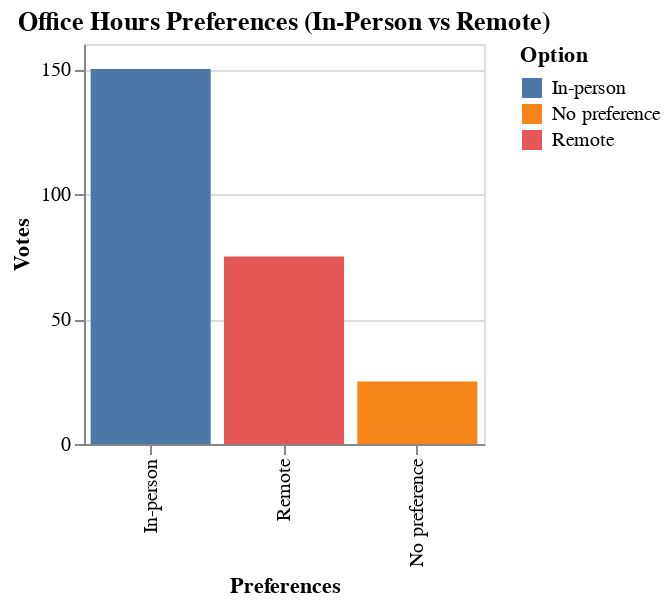

The notebook cell this image was saved under:
### Markdown cell above
### 4.3 Change bar order (sort by vote count)

### Code cell
alt.Chart(df).mark_bar().encode(
    x=alt.X(
        "Option:N",
        title="Preferences",
        sort=alt.EncodingSortField(
            field='Votes',
            order='descending'
        )
    ),
    y=alt.Y('Votes:Q'),
    color='Option'
).properties(
    title='Office Hours Preferences (In-Person vs Remote)',
    width=200,
    height=200
)

### Figure 1 — Vega-Lite specification as saved in the notebook (floating-point values rounded to 4 significant figures)
{"config": {"view": {"continuousWidth": 400, "continuousHeight": 300}}, "data": {"name": "data-7c743d2baa420b6562651cee76b2d5cb"}, "mark": "bar", "encoding": {"color": {"type": "nominal", "field": "Option"}, "x": {"type": "nominal", "field": "Option", "sort": {"field": "Votes", "order": "descending"}, "title": "Preferences"}, "y": {"type": "quantitative", "field": "Votes"}}, "height": 200, "title": "Office Hours Preferences (In-Person vs Remote)", "width": 200, "$schema": "https://vega.github.io/schema/vega-lite/v4.8.1.json", "datasets": {"data-7c743d2baa420b6562651cee76b2d5cb": [{"Option": "In-person", "Votes": 150}, {"Option": "Remote", "Votes": 75}, {"Option": "No preference", "Votes": 25}]}}
